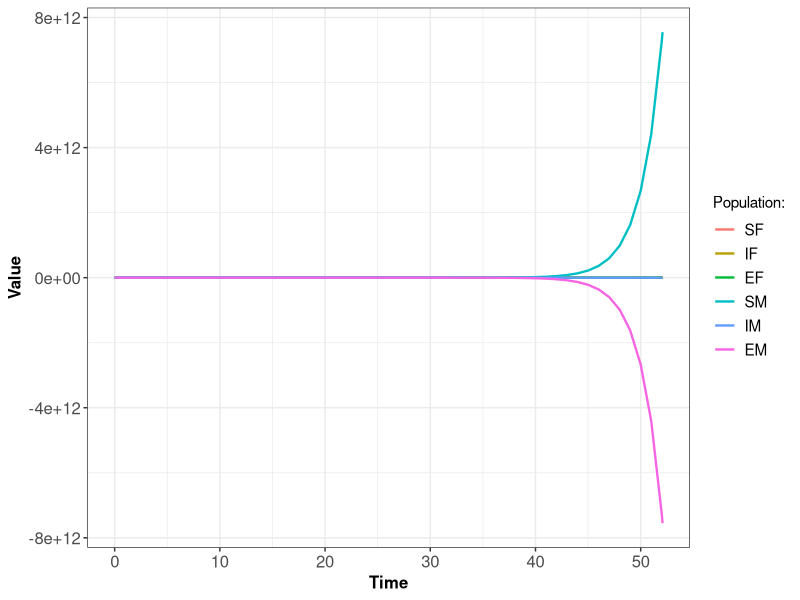

Generate this figure with R:

library(deSolve)
library(ggplot2)
library(reshape2)
library(dplyr)
# si les packages ne chargent pas, c'est qu'ils ne sont pas installés! Donc il faut faire install.packages("nomdupackage")

SEI_h_model <- function(t, pop, param) {
  
  with(as.list(c(pop, param)), {
    
    NF=SF+EF+IF
    NM=SM+EM+IM
    
    dSF <- -SF*((betaFF*IF/NF)+betaMF*IM/NM)
    dEF <- SF*((betaFF*IF/NF)+betaMF*IM/NM)-sigma*EF
    dIF <- sigma*EF-u*IF
    
    dSM <- -SM*((betaMM*IM/NM)+betaFM*IF/NF)
    dEM <- SM*((betaMM*IM/NM)+betaFM*IF/NF)-sigma*EM
    dIM<- sigma*EM - u*IM
    
    res<-c(dSF,dSM,dEF,dEM,dIF,dIM)
    
    list(res)
    
  })
  
}

# on défini les paramètres
betaMM=5
betaMF=10
betaFM=1
betaFF=1
sigma=0.5
gamma=0.5
dt=1
Tmax=300
NF=90000
NM=100000
u=0.01

# on défini les conditions initiales
IF0=0
SF0=NF-10
EF0=4

IM0=0
SM0=NM-10
EM0=6

# on créé les vecteurs à partir des différentes valeurs
Time=seq(from=0,to=Tmax,by=dt)
Init.cond=c(SF=SF0,IF=IF0,EF=EF0,SM=SM0,IM=IM0,EM=EM0) 
param=c(beta=beta,gamma=gamma,sigma=sigma,u=u)

# on utilise la fonction lsoda, avec as.data.frame() autour pour un output plus pratique
result <- as.data.frame(lsoda(Init.cond, Time, SEI_h_model, param))

# méthode ggplot + reshape + joli
result %>%
  melt(id = "time") %>%
  ggplot() +
  geom_line(aes(time, value, colour = variable), linewidth = 0.8) +
  theme_bw() +
  theme(axis.text = element_text(size = 12),
        axis.title = element_text(size = 12, face = "bold"),
        legend.text = element_text(size = 11)) +
  labs(x = "Time", y = "Value", colour = "Population:")

# fonction pour enregistrer le plot (enregistre par défaut le dernier plot affiché)
# ggsave("nom_du_plot.png")
